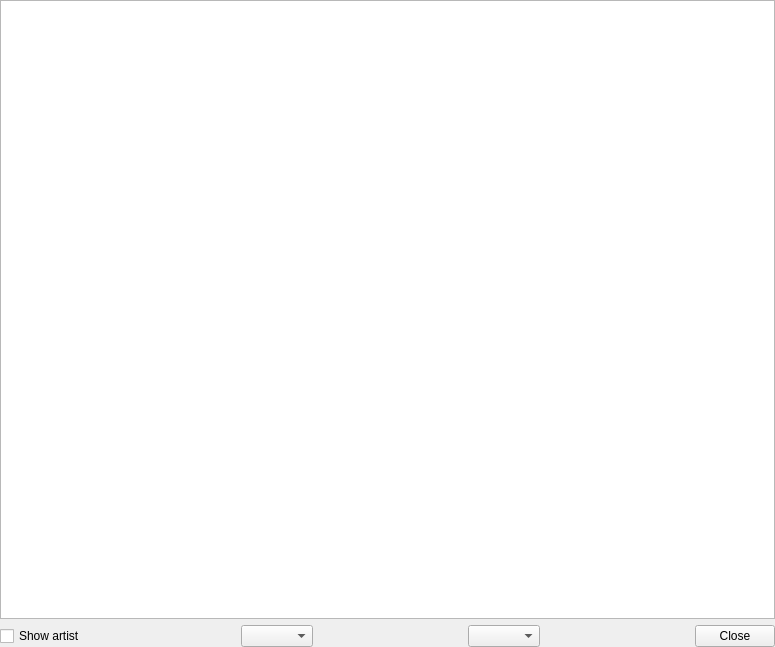
<?xml version="1.0" encoding="UTF-8"?>
<ui version="4.0">
 <class>GUI_CoverView</class>
 <widget class="QWidget" name="GUI_CoverView">
  <property name="geometry">
   <rect>
    <x>0</x>
    <y>0</y>
    <width>775</width>
    <height>647</height>
   </rect>
  </property>
  <property name="focusPolicy">
   <enum>Qt::StrongFocus</enum>
  </property>
  <layout class="QGridLayout" name="gridLayout">
   <property name="leftMargin">
    <number>0</number>
   </property>
   <property name="topMargin">
    <number>0</number>
   </property>
   <property name="rightMargin">
    <number>0</number>
   </property>
   <property name="bottomMargin">
    <number>0</number>
   </property>
   <item row="1" column="0">
    <widget class="Library::CoverView" name="tb_view">
     <property name="focusPolicy">
      <enum>Qt::ClickFocus</enum>
     </property>
     <property name="editTriggers">
      <set>QAbstractItemView::NoEditTriggers</set>
     </property>
     <property name="tabKeyNavigation">
      <bool>false</bool>
     </property>
    </widget>
   </item>
   <item row="2" column="0">
    <widget class="QWidget" name="topbar" native="true">
     <layout class="QHBoxLayout" name="horizontalLayout">
      <property name="leftMargin">
       <number>0</number>
      </property>
      <property name="topMargin">
       <number>0</number>
      </property>
      <property name="rightMargin">
       <number>0</number>
      </property>
      <property name="bottomMargin">
       <number>0</number>
      </property>
      <item>
       <widget class="QCheckBox" name="cb_show_artist">
        <property name="text">
         <string notr="true">Show artist</string>
        </property>
       </widget>
      </item>
      <item>
       <spacer name="horizontalSpacer_3">
        <property name="orientation">
         <enum>Qt::Horizontal</enum>
        </property>
        <property name="sizeHint" stdset="0">
         <size>
          <width>40</width>
          <height>20</height>
         </size>
        </property>
       </spacer>
      </item>
      <item>
       <widget class="Gui::ComboBox" name="combo_sorting"/>
      </item>
      <item>
       <spacer name="horizontalSpacer">
        <property name="orientation">
         <enum>Qt::Horizontal</enum>
        </property>
        <property name="sizeHint" stdset="0">
         <size>
          <width>40</width>
          <height>20</height>
         </size>
        </property>
       </spacer>
      </item>
      <item>
       <widget class="Gui::ComboBox" name="combo_zoom"/>
      </item>
      <item>
       <spacer name="horizontalSpacer_2">
        <property name="orientation">
         <enum>Qt::Horizontal</enum>
        </property>
        <property name="sizeHint" stdset="0">
         <size>
          <width>40</width>
          <height>20</height>
         </size>
        </property>
       </spacer>
      </item>
      <item>
       <widget class="QPushButton" name="btn_close">
        <property name="sizePolicy">
         <sizepolicy hsizetype="Maximum" vsizetype="Minimum">
          <horstretch>0</horstretch>
          <verstretch>0</verstretch>
         </sizepolicy>
        </property>
        <property name="text">
         <string notr="true">Close</string>
        </property>
       </widget>
      </item>
     </layout>
    </widget>
   </item>
  </layout>
 </widget>
 <customwidgets>
  <customwidget>
   <class>Gui::ComboBox</class>
   <extends>QComboBox</extends>
   <header>Gui/Utils/Widgets/ComboBox.h</header>
  </customwidget>
  <customwidget>
   <class>Library::CoverView</class>
   <extends>QTableView</extends>
   <header>Gui/Library/CoverView/CoverView.h</header>
  </customwidget>
 </customwidgets>
 <resources/>
 <connections/>
</ui>
